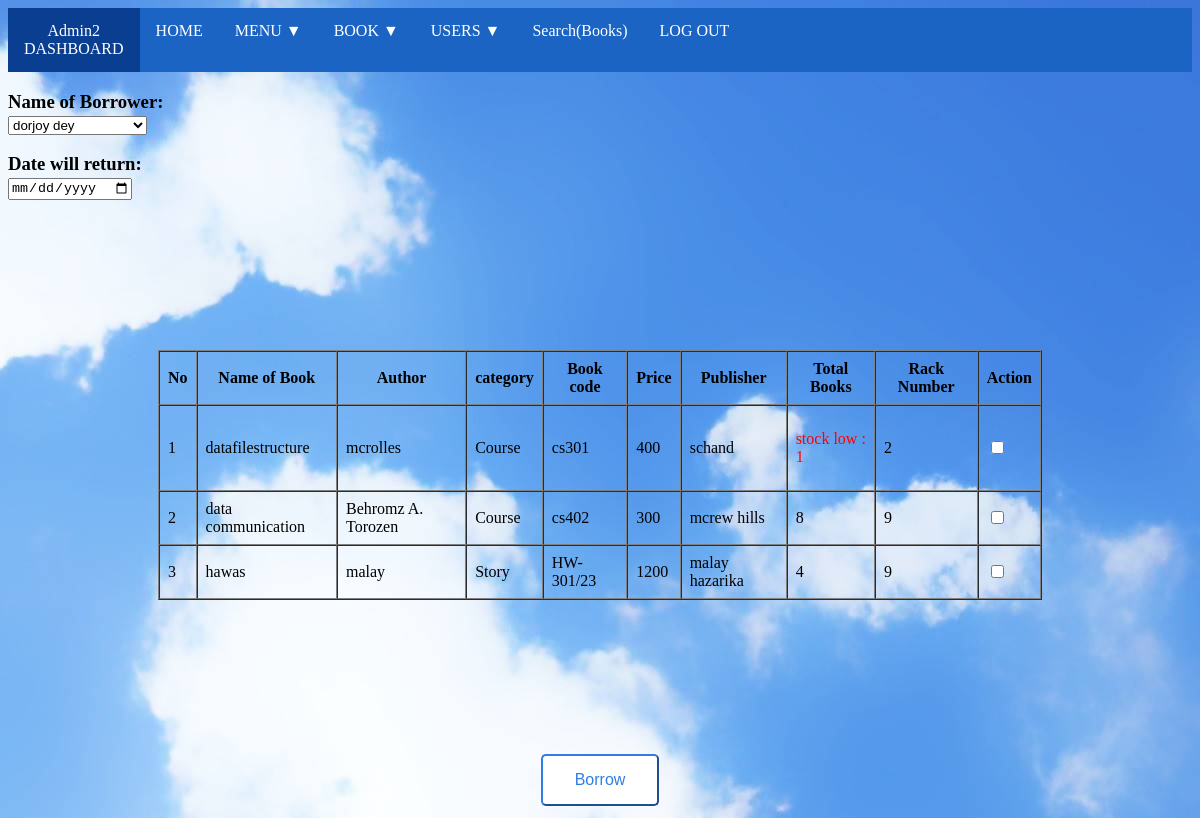
Page /book/Borrowbook.php (signed in) on the committed database.
### tables this page shows
CREATE TABLE IF NOT EXISTS `newbook` (
  `booknm` varchar(400) NOT NULL,
  `bauthor` text NOT NULL,
  `category` text NOT NULL,
  `bcode` varchar(100) NOT NULL,
  `bprice` int(20) NOT NULL,
  `bpublisher` text NOT NULL,
  `totbooks` int(255) NOT NULL,
  `racknum` varchar(100) NOT NULL
);

### book/Borrowbook.php (the view, shortened to what this page needs)
<?php
if(!isset($_SESSION['adminid']))
{
  header("SigninAdmin.php");
}
else
{
  include_once('../dbconnect.php');
  $query = "SELECT * FROM newuserdata";
  $result = mysqli_query($conn, $query);
?>
<!DOCTYPE html>
<html>
  <head>
        <link rel="stylesheet" href="../assets/style.css">
      <link rel="stylesheet" href="//code.jquery.com/ui/1.12.1/themes/base/jquery-ui.css">
      <link rel="stylesheet" href="/resources/demos/style.css">
  </head>
  <body background = "../assets/bluebackground.jpg">
          <ul>
            <li><a href="#" style="hover:not ;background-color: #0a3e91;">
              <?php echo $_SESSION['adminid']; ?><br>
              DASHBOARD</a></li>
            <li><a href="../Admin/Admindashboard.php">HOME</a></li>
            <li class="dropdown">
              <a href="javascript:void(0)" class="menubar-dropdown">MENU ▼</a>
            </li>
            <li class="dropdown">
              <a href="javascript:void(0)" class="bookbar-dropdown">BOOK ▼</a>
            </li>
            <li class="dropdown">
              <a href="javascript:void(0)" class="users-dropdown">USERS ▼</a>
            </li>
            <li><a href="../Admin/Adminsearchbook.php">Search(Books)</a></li>
            <li><a href="../Admin/AdminLogout.php">LOG OUT</a></li>
          </ul>
    <form action="<?php echo htmlspecialchars($_SERVER['PHP_SELF']); ?>" method="post">
      <div>
        <p><h3>Name of Borrower:
          <br>
           <select name="borrower">
             <?php while($row = mysqli_fetch_array($result)):; ?>
             <option value="<?php echo $row['uid']; ?>"><?php echo $row['firstname']." ".$row['lastname']; ?></option>
           <?php endwhile; ?>
           </select>
           </h3>
        </p>
      </div>
      <div>
        <p>
          <h3>
            Date will return:
            <br>
            <input type="date" name="returndate">
          </h3>
        </p>
      </div>
      <div>
        <center>
        <table cellpadding="8" cellspacing="0" border="1" style="margin: 150px;">
          <tr>
            <th>No</th>
            <th>Name of Book</th>
            <th>Author</th>
            <th>category</th>
            <th>Book code</th>
            <th>Price</th>
            <th>Publisher</th>
            <th>Total Books</th>
            <th>Rack Number</th>
            <th>Action</th>
          </tr>
          <?php
            $sql = "SELECT * FROM newbook";
            $query = mysqli_query($conn,$sql);
            if(mysqli_num_rows($query)>0)
            {
              $i = 1;
              while ($row = mysqli_fetch_object($query))
              {
                  $bcode = $row->bcode;
                  $totbooks = $row->totbooks;
                      $borrow_details = mysqli_query($conn,"SELECT * FROM borrower WHERE bcode = '$bcode' AND borrowstatus='pending'");
                      $count = mysqli_num_rows($borrow_details);
                        $totalbooksleft = $totbooks - $count;
          ?>
              <tr>
                <td><?php echo $i++; ?></td>
                <td><?php echo $row->booknm; ?></td>
                <td><?php echo $row->bauthor; ?></td>
                <td><?php echo $row->category; ?></td>
                <td><?php echo $row->bcode; ?></td>
                <td><?php echo $row->bprice; ?></td>
                <td><?php echo $row->bpublisher; ?></td>
                <td>
                  <?php
                  if($totalbooksleft <= 3)
                  {
                    echo "<p style='color:red;'>stock low : $totalbooksleft</p>";
                  }
                  elseif ($totalbooksleft == 0)
                  {
                    echo "<p style='color:red;'>out of stock</p>";
                  }
                  else
                  {
                    echo $totalbooksleft;
                  }
                  ?></td>
                <td><?php echo $row->racknum; ?></td>
                <td>
                  <input type="checkbox" name="selectbook[]" multiple="multiple" value="<?php echo $row->bcode; ?>">
                </td>
              </tr>
          <?php
              }
            }
           ?>
        </table>
          <input type="submit" name="Borrow-btn" value="Borrow" class="btnborrow" style="vertical-align: bottom; display: inline-block; ">
        </center>
      </div>
    </form>
  </body>
</html>
<?php } ?>

### assets/style.css (style rules this page uses)
body { background = "../assets/bluebackground.jpg"; background-color: #cccccc; background-repeat: no-repeat; }
ul { list-style-type: none; margin: 0px; padding: 0px; overflow: hidden; background-color: #1b64c4; }
li { float: left; }
li a, .bookbar-dropdown { display: inline-block; color: white; text-align: center; padding: 14px 16px; text-decoration: none; }
li a, .users-dropdown { display: inline-block; color: white; text-align: center; padding: 14px 16px; text-decoration: none; }
li.dropdown { display: inline-block; }
li a, .menubar-dropdown { display: inline-block; color: white; text-align: center; padding: 14px 16px; text-decoration: none; }

### book/Borrowbook.php (style rules this page uses)
.btnborrow { background-color: white; border-radius: 5px; border-color: #317ee2; color: #317ee2; padding: 15px 32px; text-align: center; text-decoration: none; display: inline-block; font-size: 16px; margin: 4px 3px; cursor: pointer; }

### rows in the picture
newbook: booknm "datafilestructure", bauthor "mcrolles", category "Course", bcode "cs301", bprice "400", bpublisher "schand", totbooks "1", racknum "2"
newbook: booknm "data communication", bauthor "Behromz A. Torozen", category "Course", bcode "cs402", bprice "300", bpublisher "mcrew hills", totbooks "8", racknum "9"
newbook: booknm "hawas", bauthor "malay", category "Story", bcode "HW-301/23", bprice "1200", bpublisher "malay hazarika", totbooks "4", racknum "9"

### other values in the picture
$_SESSION['adminid'] "Admin2"
form field borrower "dorjoy dey"
